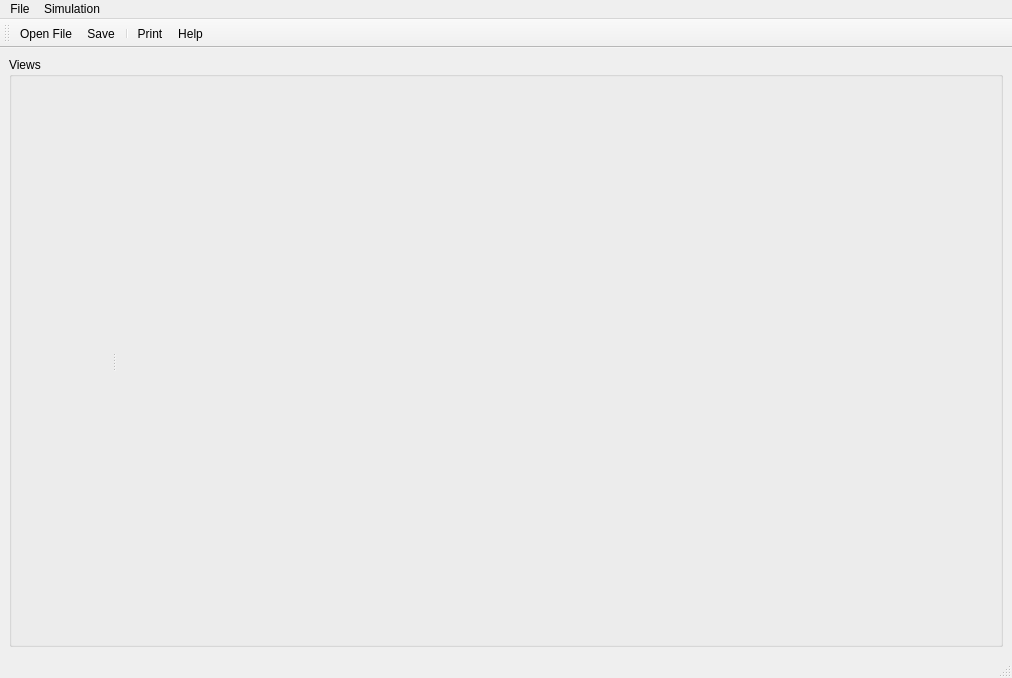
<?xml version="1.0" encoding="UTF-8"?>
<ui version="4.0">
 <class>FvmChannel</class>
 <widget class="QMainWindow" name="FvmChannel">
  <property name="geometry">
   <rect>
    <x>0</x>
    <y>0</y>
    <width>1012</width>
    <height>678</height>
   </rect>
  </property>
  <property name="windowTitle">
   <string>FvmChannel</string>
  </property>
  <property name="windowIcon">
   <iconset resource="Icons/icons.qrc">
    <normaloff>:/Icons/help.png</normaloff>:/Icons/help.png</iconset>
  </property>
  <property name="iconSize">
   <size>
    <width>22</width>
    <height>22</height>
   </size>
  </property>
  <widget class="QWidget" name="centralwidget">
   <property name="maximumSize">
    <size>
     <width>16777215</width>
     <height>16777215</height>
    </size>
   </property>
   <layout class="QGridLayout" name="gridLayout">
    <item row="0" column="0">
     <widget class="QGroupBox" name="groupBoxGraph">
      <property name="sizePolicy">
       <sizepolicy hsizetype="Expanding" vsizetype="Expanding">
        <horstretch>1</horstretch>
        <verstretch>1</verstretch>
       </sizepolicy>
      </property>
      <property name="title">
       <string>Views</string>
      </property>
      <layout class="QVBoxLayout">
       <property name="spacing">
        <number>0</number>
       </property>
       <property name="margin">
        <number>0</number>
       </property>
       <item>
        <widget class="QSplitter" name="splitter">
         <property name="orientation">
          <enum>Qt::Horizontal</enum>
         </property>
         <widget class="QFrame" name="tableFrame">
          <property name="minimumSize">
           <size>
            <width>100</width>
            <height>0</height>
           </size>
          </property>
          <layout class="QVBoxLayout">
           <property name="spacing">
            <number>0</number>
           </property>
           <property name="margin">
            <number>0</number>
           </property>
          </layout>
         </widget>
         <widget class="QVTKWidget" name="qvtkWidget" native="true">
          <property name="sizePolicy">
           <sizepolicy hsizetype="Expanding" vsizetype="Expanding">
            <horstretch>1</horstretch>
            <verstretch>1</verstretch>
           </sizepolicy>
          </property>
          <property name="minimumSize">
           <size>
            <width>20</width>
            <height>20</height>
           </size>
          </property>
         </widget>
        </widget>
       </item>
      </layout>
     </widget>
    </item>
   </layout>
  </widget>
  <widget class="QMenuBar" name="menubar">
   <property name="geometry">
    <rect>
     <x>0</x>
     <y>0</y>
     <width>1012</width>
     <height>26</height>
    </rect>
   </property>
   <widget class="QMenu" name="menuFile">
    <property name="title">
     <string>File</string>
    </property>
    <addaction name="actionOpenFile"/>
    <addaction name="actionSave"/>
    <addaction name="separator"/>
    <addaction name="actionPrint"/>
    <addaction name="actionHelp"/>
    <addaction name="actionExit"/>
   </widget>
   <widget class="QMenu" name="menuSimulation">
    <property name="title">
     <string>Simulation</string>
    </property>
    <addaction name="actionSolve"/>
   </widget>
   <addaction name="menuFile"/>
   <addaction name="menuSimulation"/>
  </widget>
  <widget class="QStatusBar" name="statusbar"/>
  <widget class="QToolBar" name="toolBar">
   <property name="orientation">
    <enum>Qt::Horizontal</enum>
   </property>
   <property name="iconSize">
    <size>
     <width>22</width>
     <height>22</height>
    </size>
   </property>
   <attribute name="toolBarArea">
    <enum>TopToolBarArea</enum>
   </attribute>
   <attribute name="toolBarBreak">
    <bool>false</bool>
   </attribute>
   <addaction name="actionOpenFile"/>
   <addaction name="actionSave"/>
   <addaction name="separator"/>
   <addaction name="actionPrint"/>
   <addaction name="actionHelp"/>
  </widget>
  <action name="actionOpenFile">
   <property name="enabled">
    <bool>true</bool>
   </property>
   <property name="icon">
    <iconset resource="Icons/icons.qrc">
     <normaloff>:/Icons/fileopen.png</normaloff>:/Icons/fileopen.png</iconset>
   </property>
   <property name="text">
    <string>Open File...</string>
   </property>
  </action>
  <action name="actionExit">
   <property name="text">
    <string>Exit</string>
   </property>
  </action>
  <action name="actionPrint">
   <property name="icon">
    <iconset resource="Icons/icons.qrc">
     <normaloff>:/Icons/print.png</normaloff>:/Icons/print.png</iconset>
   </property>
   <property name="text">
    <string>Print</string>
   </property>
  </action>
  <action name="actionHelp">
   <property name="icon">
    <iconset resource="Icons/icons.qrc">
     <normaloff>:/Icons/help.png</normaloff>:/Icons/help.png</iconset>
   </property>
   <property name="text">
    <string>Help</string>
   </property>
  </action>
  <action name="actionSave">
   <property name="icon">
    <iconset resource="Icons/icons.qrc">
     <normaloff>:/Icons/filesave.png</normaloff>:/Icons/filesave.png</iconset>
   </property>
   <property name="text">
    <string>Save</string>
   </property>
  </action>
  <action name="actionSolve">
   <property name="text">
    <string>Solve</string>
   </property>
  </action>
  <action name="actionTime">
   <property name="text">
    <string>Time</string>
   </property>
  </action>
  <action name="actionPressure">
   <property name="text">
    <string>Pressure</string>
   </property>
  </action>
  <action name="actionTemperature">
   <property name="text">
    <string>Temperature</string>
   </property>
  </action>
 </widget>
 <customwidgets>
  <customwidget>
   <class>QVTKWidget</class>
   <extends>QWidget</extends>
   <header>QVTKWidget.h</header>
  </customwidget>
 </customwidgets>
 <resources>
  <include location="Icons/icons.qrc"/>
 </resources>
 <connections/>
</ui>
